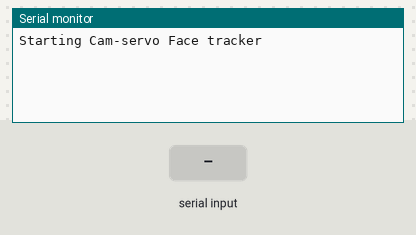
The sketch below on a simulated Arduino Uno, built with avr-gcc and run on an emulated ATmega328P. Shown: the last lines printed to the serial monitor. Inputs (shaded band) come from the test bench.

Above: at 1.2 s.
1.3 s: "1" received over Serial
At 2.4 s:
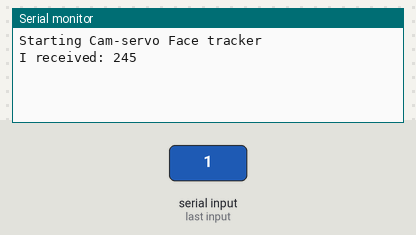
2.8 s: "0" received over Serial
At 3.6 s:
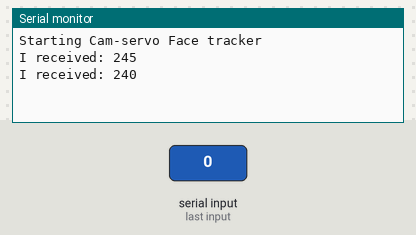
4.3 s: "2" received over Serial
At 4.7 s:
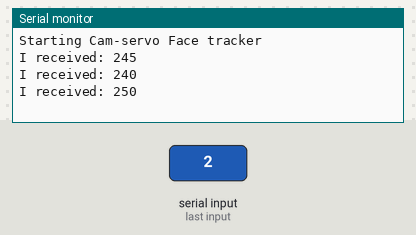

The sketch:

serialRead.ino
```cpp
#define  baudrate 9600

char whichLED = 'g';
int incomingByte = 0;

void setup() {

  Serial.begin(baudrate);        // connect to the serial port
  Serial.println("Starting Cam-servo Face tracker");

}

void loop() {
   //while(Serial.available() <=0); // wait for incoming serial data

   if (Serial.available() > 0) {
                // read the incoming byte:
                incomingByte = Serial.read();

                // say what you got:
                Serial.print("I received: ");
                Serial.println(incomingByte*5, DEC);
    }

}
```

Measured:
- after the input at 1.3 s, the serial monitor: prints a new line at once (image 1)
- after the input at 2.8 s, the serial monitor: prints a new line at once (image 2)
- after the input at 4.3 s, the serial monitor: prints a new line at once (image 3)
